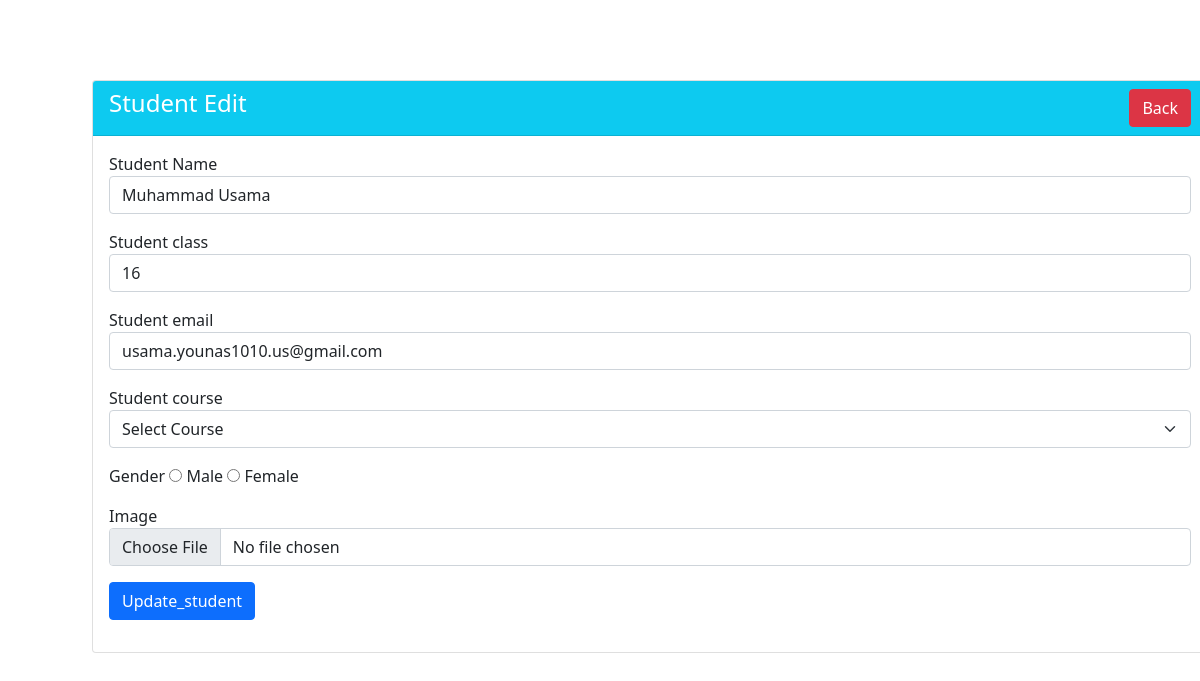
The page /edit.php?id=40 on the database its author committed.
### tables this page shows
CREATE TABLE `students` (
  `id` int(100) NOT NULL,
  `name` varchar(100) NOT NULL,
  `class` varchar(100) NOT NULL,
  `email` varchar(100) NOT NULL,
  `course` varchar(100) NOT NULL,
  `gender` varchar(191) NOT NULL,
  `image` varchar(100) NOT NULL
);

### edit.php (the view, shortened to what this page needs)
<?php
require 'dbcode.php';
?>
<!doctype html>
<html lang="en">
  <head>
    <link href="https://cdn.jsdelivr.net/npm/bootstrap@5.0.2/dist/css/bootstrap.min.css" rel="stylesheet">
  </head>
  <body>
  <div class="container" style="margin:80px">
        <div class="row">
            <div class="col-md-12">
                <div class="card">
                    <div class="card-header bg-info">
                        <h4 class="text-white">Student Edit <a href="index.php" class="btn btn-danger float-end">Back</a></h4>
                    </div>
                    <div class="card-body">
                        <?php
                        if(isset($_GET['id']))
                        {
                            $student_id= mysqli_real_escape_string($con, $_GET['id']);
                             $query= "SELECT * FROM students WHERE id='$student_id'";
                             $query_run= mysqli_query($con, $query);
                             if(mysqli_num_rows($query_run)>0){
                               $student= mysqli_fetch_array($query_run);
                               ?>
                        <form action="code.php" method="POST"  enctype="multipart/form-data">
                        <div class="mb-3">
                        <label> Student Name</label>
                        <input type="text" name="name" value="<?php echo $student['name'] ;?>" class="form-control">
                        </div>
                        <div class="mb-3">
                        <label> Student class</label>
                        <input type="text" name="class" value="<?php echo $student['class'] ;?>"class="form-control">
                        </div>
                        <div class="mb-3">
                        <label> Student email</label>
                        <input type="email" name="email" value="<?php echo $student['email'] ;?>"class="form-control">
                        </div>
                        <div class="mb-3">
                        <label> Student course</label>
                        <select name="course" class="form-select">
                            <option> Select Course</option>
                        </select>
                        </div>
                        <div class="mb-3">
                        <label> Gender</label>
                        <input type="radio" name="gender" value="male" required
                        <?php
                        if($student== "male"){
                          echo "checked";
                        }
                          ?>
                          > <span>Male</span>
                        <input type="radio" name="gender"  value="female" required
                        <?php
                        if($student== "female"){
                          echo "checked";
                        }
                          ?>
                        > <span>Female</span>
                        </div>
                        <div class="mb-3">
                        <label>Image</label>
                        <input type="file" name="image"value="<?php echo $student['image'] ;?>" class="form-control">
                        </div>
                        <div class="mb-3">
                        <button type="submit" name="update_student" class="btn btn-primary">Update_student</button>
                        </div>
                        </form>
                        <?php
                             }
                             else
                             {
                                echo "<h4> No such Id found</h4>";
                             }
                        }
                        ?>
                    </div>
                </div>
            </div>
        </div>
    </div>
</body>
</html>

### rows shown on the page
students: name "Muhammad Usama", class "16", email "usama.younas1010.us@gmail.com"
